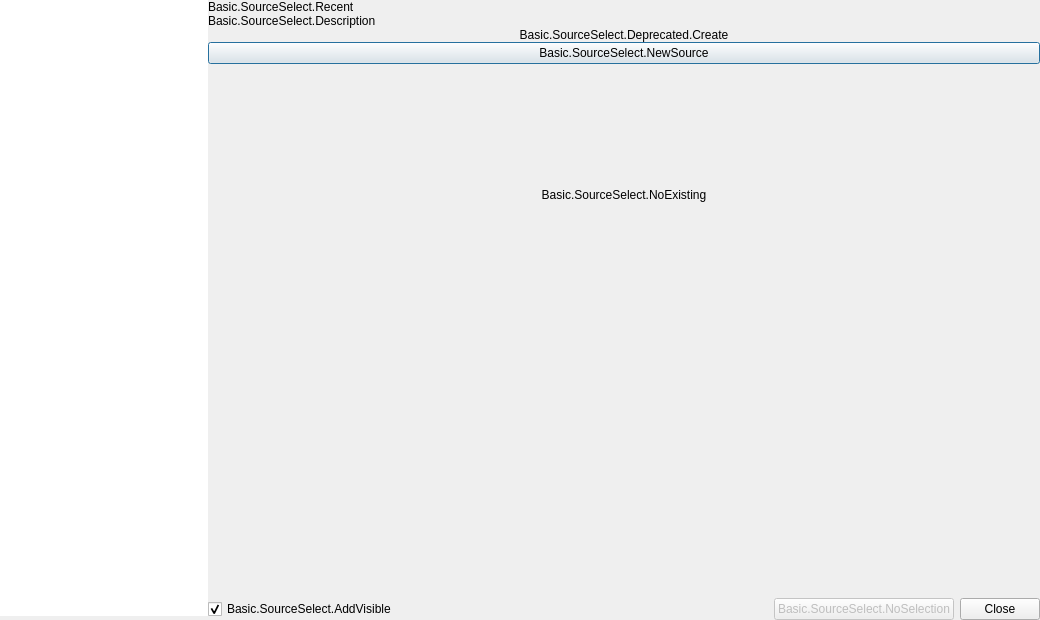
<?xml version="1.0" encoding="UTF-8"?>
<ui version="4.0">
 <class>OBSBasicSourceSelect</class>
 <widget class="QDialog" name="OBSBasicSourceSelect">
  <property name="windowModality">
   <enum>Qt::NonModal</enum>
  </property>
  <property name="geometry">
   <rect>
    <x>0</x>
    <y>0</y>
    <width>1040</width>
    <height>620</height>
   </rect>
  </property>
  <property name="sizePolicy">
   <sizepolicy hsizetype="Fixed" vsizetype="Preferred">
    <horstretch>0</horstretch>
    <verstretch>0</verstretch>
   </sizepolicy>
  </property>
  <property name="maximumSize">
   <size>
    <width>16777215</width>
    <height>1000</height>
   </size>
  </property>
  <property name="windowTitle">
   <string>Basic.SourceSelect</string>
  </property>
  <property name="class" stdset="0">
   <string/>
  </property>
  <layout class="QVBoxLayout" name="verticalLayout_7">
   <property name="spacing">
    <number>0</number>
   </property>
   <property name="leftMargin">
    <number>0</number>
   </property>
   <property name="topMargin">
    <number>0</number>
   </property>
   <property name="rightMargin">
    <number>0</number>
   </property>
   <property name="bottomMargin">
    <number>0</number>
   </property>
   <item>
    <widget class="QFrame" name="dialogInner">
     <property name="sizePolicy">
      <sizepolicy hsizetype="Minimum" vsizetype="Preferred">
       <horstretch>0</horstretch>
       <verstretch>0</verstretch>
      </sizepolicy>
     </property>
     <property name="frameShape">
      <enum>QFrame::NoFrame</enum>
     </property>
     <property name="frameShadow">
      <enum>QFrame::Plain</enum>
     </property>
     <property name="lineWidth">
      <number>0</number>
     </property>
     <property name="class" stdset="0">
      <string>dialog-container</string>
     </property>
     <layout class="QHBoxLayout" name="horizontalLayout" stretch="1,4">
      <property name="spacing">
       <number>0</number>
      </property>
      <property name="leftMargin">
       <number>0</number>
      </property>
      <property name="topMargin">
       <number>0</number>
      </property>
      <property name="rightMargin">
       <number>0</number>
      </property>
      <property name="bottomMargin">
       <number>0</number>
      </property>
      <item>
       <widget class="QFrame" name="selectTypeFrame">
        <property name="enabled">
         <bool>true</bool>
        </property>
        <property name="sizePolicy">
         <sizepolicy hsizetype="Minimum" vsizetype="Expanding">
          <horstretch>0</horstretch>
          <verstretch>0</verstretch>
         </sizepolicy>
        </property>
        <property name="accessibleName">
         <string>Basic.SourceSelect.SelectType</string>
        </property>
        <property name="frameShape">
         <enum>QFrame::NoFrame</enum>
        </property>
        <property name="frameShadow">
         <enum>QFrame::Plain</enum>
        </property>
        <property name="lineWidth">
         <number>0</number>
        </property>
        <property name="class" stdset="0">
         <string>dialog-frame</string>
        </property>
        <layout class="QVBoxLayout" name="verticalLayout">
         <property name="spacing">
          <number>0</number>
         </property>
         <property name="leftMargin">
          <number>0</number>
         </property>
         <property name="topMargin">
          <number>0</number>
         </property>
         <property name="rightMargin">
          <number>0</number>
         </property>
         <property name="bottomMargin">
          <number>0</number>
         </property>
         <item>
          <widget class="QListWidget" name="sourceTypeList">
           <property name="sizePolicy">
            <sizepolicy hsizetype="Minimum" vsizetype="Expanding">
             <horstretch>0</horstretch>
             <verstretch>0</verstretch>
            </sizepolicy>
           </property>
           <property name="minimumSize">
            <size>
             <width>0</width>
             <height>460</height>
            </size>
           </property>
           <property name="accessibleName">
            <string>Basic.SourceSelect.SelectType</string>
           </property>
           <property name="frameShape">
            <enum>QFrame::NoFrame</enum>
           </property>
           <property name="frameShadow">
            <enum>QFrame::Plain</enum>
           </property>
           <property name="lineWidth">
            <number>0</number>
           </property>
           <property name="verticalScrollBarPolicy">
            <enum>Qt::ScrollBarAsNeeded</enum>
           </property>
           <property name="horizontalScrollBarPolicy">
            <enum>Qt::ScrollBarAlwaysOff</enum>
           </property>
           <property name="sizeAdjustPolicy">
            <enum>QAbstractScrollArea::AdjustToContentsOnFirstShow</enum>
           </property>
           <property name="editTriggers">
            <set>QAbstractItemView::NoEditTriggers</set>
           </property>
           <property name="showDropIndicator" stdset="0">
            <bool>false</bool>
           </property>
           <property name="verticalScrollMode">
            <enum>QAbstractItemView::ScrollPerPixel</enum>
           </property>
           <property name="horizontalScrollMode">
            <enum>QAbstractItemView::ScrollPerPixel</enum>
           </property>
           <property name="resizeMode">
            <enum>QListView::Adjust</enum>
           </property>
           <property name="class" stdset="0">
            <string/>
           </property>
          </widget>
         </item>
         <item>
          <spacer name="verticalSpacer_2">
           <property name="orientation">
            <enum>Qt::Vertical</enum>
           </property>
           <property name="sizeType">
            <enum>QSizePolicy::Minimum</enum>
           </property>
           <property name="sizeHint" stdset="0">
            <size>
             <width>17</width>
             <height>4</height>
            </size>
           </property>
          </spacer>
         </item>
        </layout>
       </widget>
      </item>
      <item>
       <widget class="QFrame" name="sourcesFrame">
        <property name="frameShape">
         <enum>QFrame::NoFrame</enum>
        </property>
        <property name="frameShadow">
         <enum>QFrame::Plain</enum>
        </property>
        <property name="lineWidth">
         <number>0</number>
        </property>
        <property name="class" stdset="0">
         <string/>
        </property>
        <layout class="QVBoxLayout" name="verticalLayout_8" stretch="0,0">
         <property name="spacing">
          <number>0</number>
         </property>
         <property name="leftMargin">
          <number>0</number>
         </property>
         <property name="topMargin">
          <number>0</number>
         </property>
         <property name="rightMargin">
          <number>0</number>
         </property>
         <property name="bottomMargin">
          <number>0</number>
         </property>
         <item>
          <widget class="QFrame" name="selectSourceContainer">
           <property name="frameShape">
            <enum>QFrame::NoFrame</enum>
           </property>
           <property name="frameShadow">
            <enum>QFrame::Plain</enum>
           </property>
           <property name="lineWidth">
            <number>0</number>
           </property>
           <property name="class" stdset="0">
            <string>dialog-container</string>
           </property>
           <layout class="QVBoxLayout" name="verticalLayout_2">
            <property name="spacing">
             <number>0</number>
            </property>
            <property name="leftMargin">
             <number>0</number>
            </property>
            <property name="topMargin">
             <number>0</number>
            </property>
            <property name="rightMargin">
             <number>0</number>
            </property>
            <property name="bottomMargin">
             <number>0</number>
            </property>
            <item>
             <widget class="QLabel" name="sourceSelectTitle">
              <property name="text">
               <string>Basic.SourceSelect.Recent</string>
              </property>
              <property name="class" stdset="0">
               <string>text-title</string>
              </property>
             </widget>
            </item>
            <item>
             <widget class="QLabel" name="sourceSelectDescription">
              <property name="text">
               <string>Basic.SourceSelect.Description</string>
              </property>
              <property name="class" stdset="0">
               <string>text-small text-muted margin-y</string>
              </property>
             </widget>
            </item>
            <item>
             <widget class="QFrame" name="deprecatedFrame">
              <property name="frameShape">
               <enum>QFrame::NoFrame</enum>
              </property>
              <property name="frameShadow">
               <enum>QFrame::Plain</enum>
              </property>
              <property name="lineWidth">
               <number>0</number>
              </property>
              <property name="class" stdset="0">
               <string>frame-notice</string>
              </property>
              <layout class="QVBoxLayout" name="verticalLayout_3">
               <property name="spacing">
                <number>0</number>
               </property>
               <property name="leftMargin">
                <number>0</number>
               </property>
               <property name="topMargin">
                <number>0</number>
               </property>
               <property name="rightMargin">
                <number>0</number>
               </property>
               <property name="bottomMargin">
                <number>0</number>
               </property>
               <item>
                <widget class="QLabel" name="deprecatedCreateLabel">
                 <property name="sizePolicy">
                  <sizepolicy hsizetype="MinimumExpanding" vsizetype="Maximum">
                   <horstretch>0</horstretch>
                   <verstretch>0</verstretch>
                  </sizepolicy>
                 </property>
                 <property name="frameShape">
                  <enum>QFrame::NoFrame</enum>
                 </property>
                 <property name="frameShadow">
                  <enum>QFrame::Plain</enum>
                 </property>
                 <property name="lineWidth">
                  <number>0</number>
                 </property>
                 <property name="text">
                  <string>Basic.SourceSelect.Deprecated.Create</string>
                 </property>
                 <property name="alignment">
                  <set>Qt::AlignCenter</set>
                 </property>
                </widget>
               </item>
              </layout>
             </widget>
            </item>
            <item>
             <widget class="QFrame" name="selectSourceFrame">
              <property name="accessibleName">
               <string>Basic.SourceSelect.AddExisting</string>
              </property>
              <property name="frameShadow">
               <enum>QFrame::Plain</enum>
              </property>
              <property name="lineWidth">
               <number>0</number>
              </property>
              <property name="class" stdset="0">
               <string>dialog-container dialog-frame</string>
              </property>
              <layout class="QVBoxLayout" name="verticalLayout_6">
               <property name="spacing">
                <number>0</number>
               </property>
               <property name="leftMargin">
                <number>0</number>
               </property>
               <property name="topMargin">
                <number>0</number>
               </property>
               <property name="rightMargin">
                <number>0</number>
               </property>
               <property name="bottomMargin">
                <number>0</number>
               </property>
               <item>
                <widget class="QPushButton" name="createNewSource">
                 <property name="sizePolicy">
                  <sizepolicy hsizetype="MinimumExpanding" vsizetype="Fixed">
                   <horstretch>0</horstretch>
                   <verstretch>0</verstretch>
                  </sizepolicy>
                 </property>
                 <property name="cursor">
                  <cursorShape>PointingHandCursor</cursorShape>
                 </property>
                 <property name="text">
                  <string>Basic.SourceSelect.NewSource</string>
                 </property>
                 <property name="class" stdset="0">
                  <string>btn-create-new</string>
                 </property>
                </widget>
               </item>
               <item>
                <widget class="QLabel" name="noExistingLabel">
                 <property name="sizePolicy">
                  <sizepolicy hsizetype="Preferred" vsizetype="MinimumExpanding">
                   <horstretch>0</horstretch>
                   <verstretch>0</verstretch>
                  </sizepolicy>
                 </property>
                 <property name="text">
                  <string>Basic.SourceSelect.NoExisting</string>
                 </property>
                 <property name="alignment">
                  <set>Qt::AlignCenter</set>
                 </property>
                 <property name="class" stdset="0">
                  <string>text-muted</string>
                 </property>
                </widget>
               </item>
               <item>
                <widget class="QScrollArea" name="existingScrollArea">
                 <property name="focusPolicy">
                  <enum>Qt::NoFocus</enum>
                 </property>
                 <property name="frameShape">
                  <enum>QFrame::NoFrame</enum>
                 </property>
                 <property name="frameShadow">
                  <enum>QFrame::Plain</enum>
                 </property>
                 <property name="lineWidth">
                  <number>0</number>
                 </property>
                 <property name="verticalScrollBarPolicy">
                  <enum>Qt::ScrollBarAsNeeded</enum>
                 </property>
                 <property name="horizontalScrollBarPolicy">
                  <enum>Qt::ScrollBarAlwaysOff</enum>
                 </property>
                 <property name="sizeAdjustPolicy">
                  <enum>QAbstractScrollArea::AdjustToContents</enum>
                 </property>
                 <property name="widgetResizable">
                  <bool>true</bool>
                 </property>
                 <widget class="QWidget" name="existingScrollContents">
                  <property name="geometry">
                   <rect>
                    <x>0</x>
                    <y>0</y>
                    <width>819</width>
                    <height>250</height>
                   </rect>
                  </property>
                  <property name="autoFillBackground">
                   <bool>true</bool>
                  </property>
                  <layout class="QVBoxLayout" name="verticalLayout_4">
                   <property name="spacing">
                    <number>0</number>
                   </property>
                   <property name="leftMargin">
                    <number>0</number>
                   </property>
                   <property name="topMargin">
                    <number>0</number>
                   </property>
                   <property name="rightMargin">
                    <number>0</number>
                   </property>
                   <property name="bottomMargin">
                    <number>0</number>
                   </property>
                   <item>
                    <widget class="FlowFrame" name="existingListFrame">
                     <property name="frameShape">
                      <enum>QFrame::NoFrame</enum>
                     </property>
                     <property name="frameShadow">
                      <enum>QFrame::Plain</enum>
                     </property>
                     <property name="lineWidth">
                      <number>0</number>
                     </property>
                    </widget>
                   </item>
                   <item>
                    <spacer name="verticalSpacer">
                     <property name="orientation">
                      <enum>Qt::Vertical</enum>
                     </property>
                     <property name="sizeHint" stdset="0">
                      <size>
                       <width>20</width>
                       <height>10</height>
                      </size>
                     </property>
                    </spacer>
                   </item>
                  </layout>
                 </widget>
                </widget>
               </item>
               <item>
                <widget class="QWidget" name="addExistingContainer" native="true">
                 <property name="minimumSize">
                  <size>
                   <width>0</width>
                   <height>0</height>
                  </size>
                 </property>
                 <layout class="QHBoxLayout" name="horizontalLayout_4">
                  <property name="leftMargin">
                   <number>0</number>
                  </property>
                  <property name="topMargin">
                   <number>0</number>
                  </property>
                  <property name="rightMargin">
                   <number>0</number>
                  </property>
                  <property name="bottomMargin">
                   <number>0</number>
                  </property>
                  <item>
                   <spacer name="horizontalSpacer_4">
                    <property name="orientation">
                     <enum>Qt::Horizontal</enum>
                    </property>
                    <property name="sizeHint" stdset="0">
                     <size>
                      <width>40</width>
                      <height>10</height>
                     </size>
                    </property>
                   </spacer>
                  </item>
                  <item>
                   <spacer name="horizontalSpacer_3">
                    <property name="orientation">
                     <enum>Qt::Horizontal</enum>
                    </property>
                    <property name="sizeHint" stdset="0">
                     <size>
                      <width>259</width>
                      <height>10</height>
                     </size>
                    </property>
                   </spacer>
                  </item>
                 </layout>
                </widget>
               </item>
              </layout>
             </widget>
            </item>
           </layout>
          </widget>
         </item>
         <item>
          <widget class="QFrame" name="footer">
           <property name="frameShape">
            <enum>QFrame::NoFrame</enum>
           </property>
           <property name="frameShadow">
            <enum>QFrame::Plain</enum>
           </property>
           <property name="lineWidth">
            <number>0</number>
           </property>
           <property name="class" stdset="0">
            <string>dialog-container</string>
           </property>
           <layout class="QHBoxLayout" name="horizontalLayout_2">
            <property name="leftMargin">
             <number>0</number>
            </property>
            <property name="topMargin">
             <number>0</number>
            </property>
            <property name="rightMargin">
             <number>0</number>
            </property>
            <property name="bottomMargin">
             <number>0</number>
            </property>
            <item>
             <widget class="QCheckBox" name="sourceVisible">
              <property name="text">
               <string>Basic.SourceSelect.AddVisible</string>
              </property>
              <property name="checked">
               <bool>true</bool>
              </property>
             </widget>
            </item>
            <item>
             <spacer name="horizontalSpacer_2">
              <property name="orientation">
               <enum>Qt::Horizontal</enum>
              </property>
              <property name="sizeHint" stdset="0">
               <size>
                <width>40</width>
                <height>20</height>
               </size>
              </property>
             </spacer>
            </item>
            <item>
             <widget class="QPushButton" name="addExistingButton">
              <property name="enabled">
               <bool>false</bool>
              </property>
              <property name="sizePolicy">
               <sizepolicy hsizetype="Fixed" vsizetype="Fixed">
                <horstretch>0</horstretch>
                <verstretch>0</verstretch>
               </sizepolicy>
              </property>
              <property name="text">
               <string>Basic.SourceSelect.NoSelection</string>
              </property>
              <property name="class" stdset="0">
               <string>button-primary</string>
              </property>
             </widget>
            </item>
            <item>
             <widget class="QDialogButtonBox" name="buttonBox">
              <property name="sizePolicy">
               <sizepolicy hsizetype="Fixed" vsizetype="Fixed">
                <horstretch>0</horstretch>
                <verstretch>0</verstretch>
               </sizepolicy>
              </property>
              <property name="standardButtons">
               <set>QDialogButtonBox::Close</set>
              </property>
              <property name="centerButtons">
               <bool>false</bool>
              </property>
             </widget>
            </item>
           </layout>
          </widget>
         </item>
        </layout>
       </widget>
      </item>
     </layout>
    </widget>
   </item>
  </layout>
 </widget>
 <customwidgets>
  <customwidget>
   <class>FlowFrame</class>
   <extends>QFrame</extends>
   <header>components/FlowFrame.hpp</header>
   <container>1</container>
  </customwidget>
 </customwidgets>
 <tabstops>
  <tabstop>sourceTypeList</tabstop>
  <tabstop>sourceVisible</tabstop>
 </tabstops>
 <resources>
  <include location="obs.qrc"/>
 </resources>
 <connections/>
</ui>
